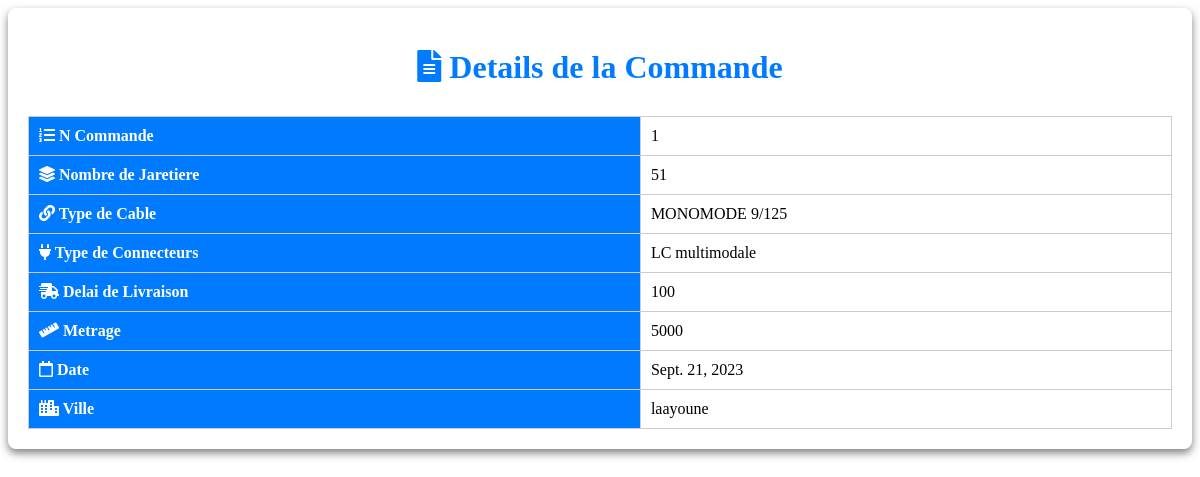
The app's page /purchase_order/13/ with its own data.
### app/models.py (models this page shows, shortened)
class PurchaseOrder(models.Model):
    n_commande = models.IntegerField()
    nombre_de_jaretiere = models.CharField(max_length=100)
    type_de_cable = models.ForeignKey(TypeDeCable, on_delete=models.PROTECT)
    type_de_connecteurs = models.ForeignKey(TypeDeConnecteurs, on_delete=models.PROTECT)
    delai_de_livraison = models.CharField(max_length=100)
    metrage = models.CharField(max_length=100)
    date_field = models.DateField(default=datetime.date.today)
    city = models.CharField(max_length=100, default="Unknown")
    confirmed = models.BooleanField(default=False)
    not_confirmed = models.BooleanField(default=False)
    viewed = models.BooleanField(default=False)

class TypeDeCable(models.Model):
    name = models.CharField(max_length=100, unique=True)
    def __str__(self):
        return self.name

class TypeDeConnecteurs(models.Model):
    name = models.CharField(max_length=100, unique=True)
    def __str__(self):
        return self.name

### app/views.py (the view)
# urls.py: path('purchase_order/<int:purchase_order_id>/', views.purchase_order_detail, name='purchase_order_detail'),
def purchase_order_detail(request, purchase_order_id):
    purchase_order = get_object_or_404(PurchaseOrder, pk=purchase_order_id)
    return render(request, 'purchase_order_detail.html', {'purchase_order': purchase_order})

### app/templates/purchase_order_detail.html (shortened to what this page needs)
{% load static %}
<!DOCTYPE html>
<html>
<head>
    <link rel="stylesheet" type="text/css" href="{% static 'css/bon_de_commande.css' %}">
    <link rel="stylesheet" href="https://cdnjs.cloudflare.com/ajax/libs/font-awesome/5.15.3/css/all.min.css">
</head>
<body>
    <div class="container">
        <h1><i class="fas fa-file-alt"></i> Details de la Commande</h1>
        <table>
            <tr>
                <th><i class="fas fa-list-ol"></i> N Commande</th>
                <td>{{ purchase_order.n_commande }}</td>
            </tr>
            <tr>
                <th><i class="fas fa-layer-group"></i> Nombre de Jaretiere</th>
                <td>{{ purchase_order.nombre_de_jaretiere }}</td>
            </tr>
            <tr>
                <th><i class="fas fa-link"></i> Type de Cable</th>
                <td>{{ purchase_order.type_de_cable }}</td>
            </tr>
            <tr>
                <th><i class="fas fa-plug"></i> Type de Connecteurs</th>
                <td>{{ purchase_order.type_de_connecteurs }}</td>
            </tr>
            <tr>
                <th><i class="fas fa-shipping-fast"></i> Delai de Livraison</th>
                <td>{{ purchase_order.delai_de_livraison }}</td>
            </tr>
            <tr>
                <th><i class="fas fa-ruler"></i> Metrage</th>
                <td>{{ purchase_order.metrage }}</td>
            </tr>
            <tr>
                <th><i class="far fa-calendar"></i> Date</th>
                <td>{{ purchase_order.date_field }}</td>
            </tr>
            <tr>
                <th><i class="fas fa-city"></i> Ville</th>
                <td>{{ purchase_order.city }}</td>
            </tr>
        </table>
    </div>
</body>
</html>

### app/static/css/bon_de_commande.css (style rules this page uses)
.container { max-width: 1300px; margin: 0 auto; padding: 20px; background-color: #ffffff; box-shadow: 0 4px 8px rgba(0, 0, 0, 0.5); border-radius: 8px; }
h1 { text-align: center; margin-bottom: 30px; color: #007BFF; }
table { width: 100%; border-collapse: collapse; }
table, th, td { border: 1px solid #ccc; }
th, td { padding: 10px; text-align: left; }
th { background-color: #007BFF; color: white; }

### records on screen
PurchaseOrder: n_commande "1", nombre_de_jaretiere "51", type_de_cable "MONOMODE 9/125", type_de_connecteurs "LC multimodale", delai_de_livraison "100", metrage "5000", date_field "Sept. 21, 2023", city "laayoune"
